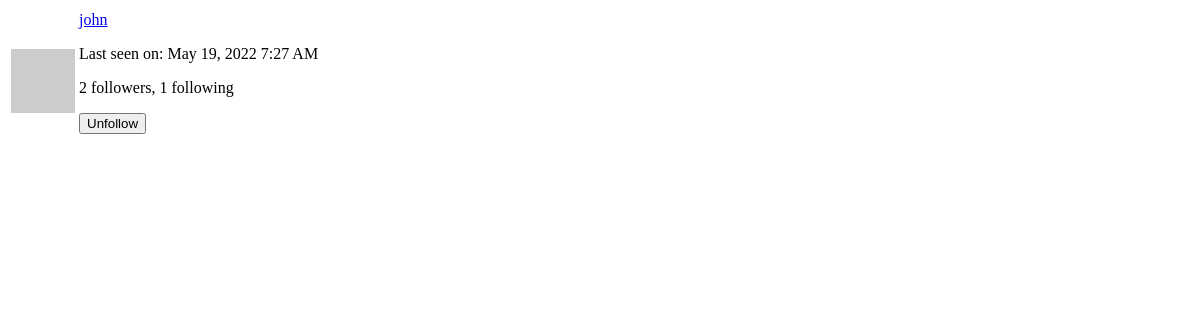
/user/john/popup (signed in), run on an earlier commit of the app's database.
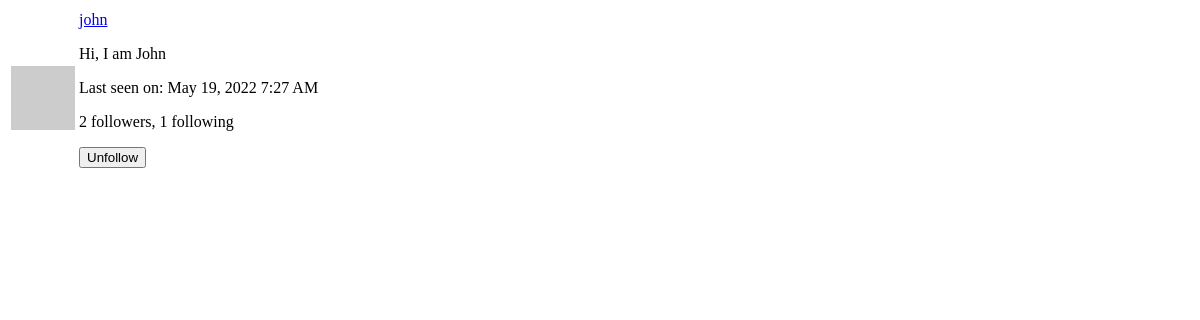
And on a later commit of the database.
### app/models.py (models this page shows, shortened)
class PaginatedAPIMixin(object):
    @staticmethod
    def to_collection_dict(query, page, per_page, endpoint, **kwargs):
        resources = query.paginate(page, per_page, False)
        data = {
            'items': [item.to_dict() for item in resources.items],
            '_meta': {
                'page': page,
                'per_page': per_page,
                'total_pages': resources.pages,
                'total_items': resources.total
            },
            '_links': {
                'self': url_for(endpoint, page=page, per_page=per_page,
                                **kwargs),
                'next': url_for(endpoint, page=page + 1, per_page=per_page,
                                **kwargs) if resources.has_next else None,
                'prev': url_for(endpoint, page=page - 1, per_page=per_page,
                                **kwargs) if resources.has_prev else None,
            }
        }
        return data

class User(PaginatedAPIMixin, UserMixin, db.Model):
    id = db.Column(db.Integer, primary_key=True)
    username = db.Column(db.String(64), index=True, unique=True)
    email = db.Column(db.String(120), index=True, unique=True)
    password_hash = db.Column(db.String(128))
    posts = db.relationship('Post', backref='author', lazy='dynamic')
    about_me = db.Column(db.String(140))
    last_seen = db.Column(db.DateTime, default=datetime.utcnow)
    followed = db.relationship(
        'User', secondary=followers,
        primaryjoin=(followers.c.follower_id == id),
        secondaryjoin=(followers.c.followed_id == id),
        backref=db.backref('followers', lazy='dynamic'), lazy='dynamic')
    messages_sent = db.relationship('Message',
                                    foreign_keys='Message.sender_id',
                                    backref='author', lazy='dynamic')
    messages_received = db.relationship('Message',
                                        foreign_keys='Message.recipient_id',
                                        backref='recipient', lazy='dynamic')
    last_message_read_time = db.Column(db.DateTime)
    notifications = db.relationship('Notification', backref='user',
                                    lazy='dynamic')
    tasks = db.relationship('Task', backref='user', lazy='dynamic')
    token = db.Column(db.String(32), index=True, unique=True)
    token_expiration = db.Column(db.DateTime)
    def avatar(self, size):
        digest = md5(self.email.lower().encode('utf-8')).hexdigest()
        return 'https://www.gravatar.com/avatar/{}?d=identicon&s={}'.format(
            digest, size)
    def is_following(self, user):
        return self.followed.filter(
            followers.c.followed_id == user.id).count() > 0

### app/main/routes.py (the view)
@bp.route('/user/<username>/popup')
@login_required
def user_popup(username):
    user = User.query.filter_by(username=username).first_or_404()
    form = EmptyForm()
    return render_template('user_popup.html', user=user, form=form)

### app/main/forms.py
class SearchForm(FlaskForm):
    q = StringField(_l('Search'), validators=[DataRequired()])
    def __init__(self, *args, **kwargs):
        if 'formdata' not in kwargs:
            kwargs['formdata'] = request.args
        if 'meta' not in kwargs:
            kwargs['meta'] = {'csrf': False}
        super().__init__(*args, **kwargs)

class EmptyForm(FlaskForm):
    submit = SubmitField('Submit')

### app/main/routes.py (called while the page is built)
@bp.before_app_request
def before_request():
    if current_user.is_authenticated:
        current_user.last_seen = datetime.utcnow()
        db.session.commit()
        g.search_form = SearchForm()
    g.locale = str(get_locale())

### app/models.py (called while the page is built)
@login.user_loader
def load_user(id):
    return User.query.get(int(id))

    @classmethod
    def before_commit(cls, session):
        session._changes = {
            'add': list(session.new),
            'update': list(session.dirty),
            'delete': list(session.deleted)
        }

### app/templates/user_popup.html (shortened to what this page needs)
<table class="table">
    <tr>
        <td width="64" style="border: 0px;">
            <img src="{{ user.avatar(64) }}"
                 alt="{{ user.username }}'s avatar"
                 height="64"
                 width="64"/>
        </td>
        <td>
            <p>
                <a href="{{ url_for('main.user', username=user.username) }}">{{ user.username }}</a>
            </p>
            {% if user.about_me %}
                <p>
                    {{ user.about_me }}
                </p>
            {% endif %}
            {% if user.last_seen %}
                <p>
                    {{ _('Last seen on') }}: {{ moment(user.last_seen).format('lll') }}
                </p>
            {% endif %}
            <p>
                {{ _('%(count)d followers', count=user.followers.count()) }}, {{ _('%(count)d following', count=user.followed.count()) }}
            </p>
            {% if user != current_user %}
                {% if not current_user.is_following(user) %}
                    <p>
                        <form action="{{ url_for('main.follow', username=user.username) }}"
                              method="post">
                            {{ form.hidden_tag() }}
                            {{ form.submit(value=_('Follow'), class_='btn btn-default btn-sm') }}
                        </form>
                    </p>
                {% else %}
                    <p>
                        <form action="{{ url_for('main.unfollow', username=user.username) }}"
                              method="post">
                            {{ form.submit(value=_('Unfollow'), class_='btn btn-default btn-sm') }}
                        </form>
                    </p>
                {% endif %}
            {% endif %}
        </td>
    </tr>
</table>

What changed in the data, as far as the page shows it:
changed User "john": about_me (not shown) → "Hi, I am John"
